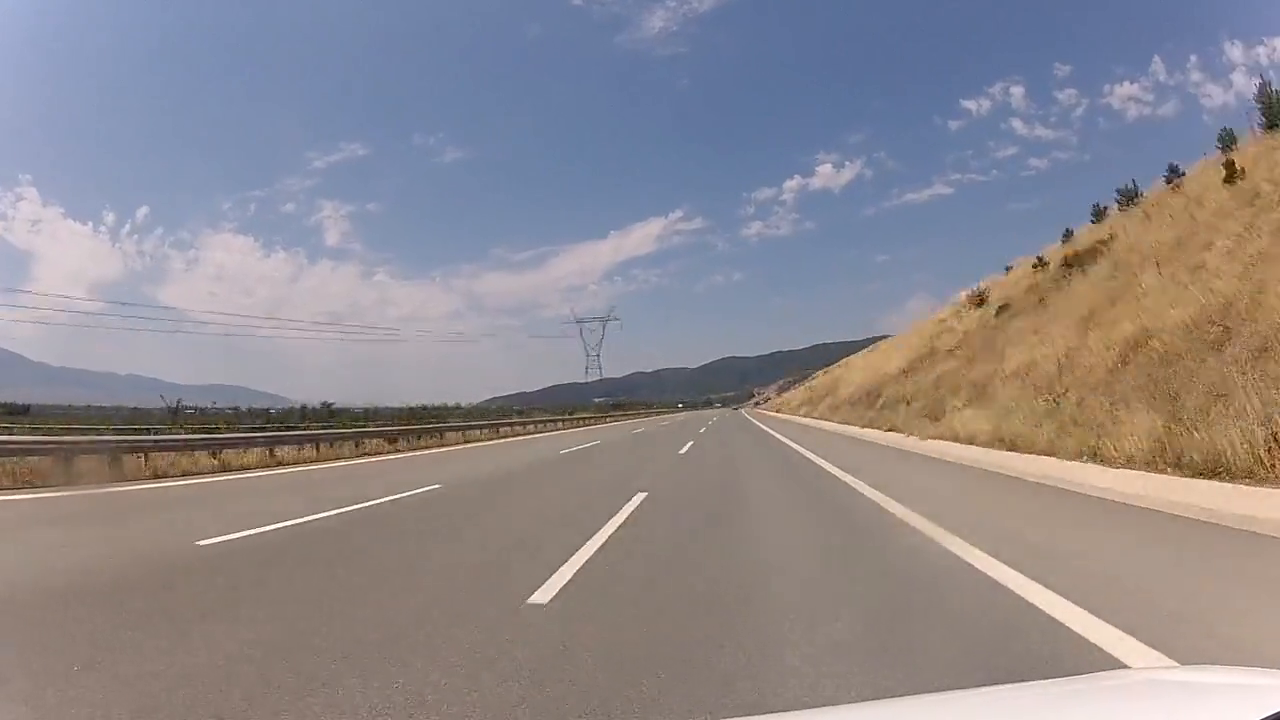
#> input picture frame 24 of road_cv.mp4, 1280 x 720 px
$ python 'road lines detection.py'
#> lines starting #> are read from the running program, lines starting #| are printed output that depends on the picture; after the words box and inside, x2 and y2 are one past the last pixel; in counts of white or black regions, pixels touching at a corner belong together
import cv2
import numpy as np

video = cv2.VideoCapture("road_cv.mp4")

# Set the frame rate of the video (assuming 30 FPS)
fps = video.get(cv2.CAP_PROP_FPS)
delay = int(1000 / fps * 4)  # Set delay for 0.25x speed (adjust if needed)

while True:
    ret, orig_frame = video.read()
#> orig_frame is the input picture: shape (720, 1280, 3); mean B, G, R 141.9, 137.3, 142.7
    if not ret:
        video = cv2.VideoCapture("road_cv.mp4")
        continue

    frame = cv2.GaussianBlur(orig_frame, (5, 5), 0)
    hsv = cv2.cvtColor(frame, cv2.COLOR_BGR2HSV)
#> hsv: shape (720, 1280, 3); mean H, S, V 62.9, 61.6, 161.3

    # Adjusted HSV range for white lanes
    low_white = np.array([0, 0, 200])
    up_white = np.array([180, 40, 255])
    mask = cv2.inRange(hsv, low_white, up_white)
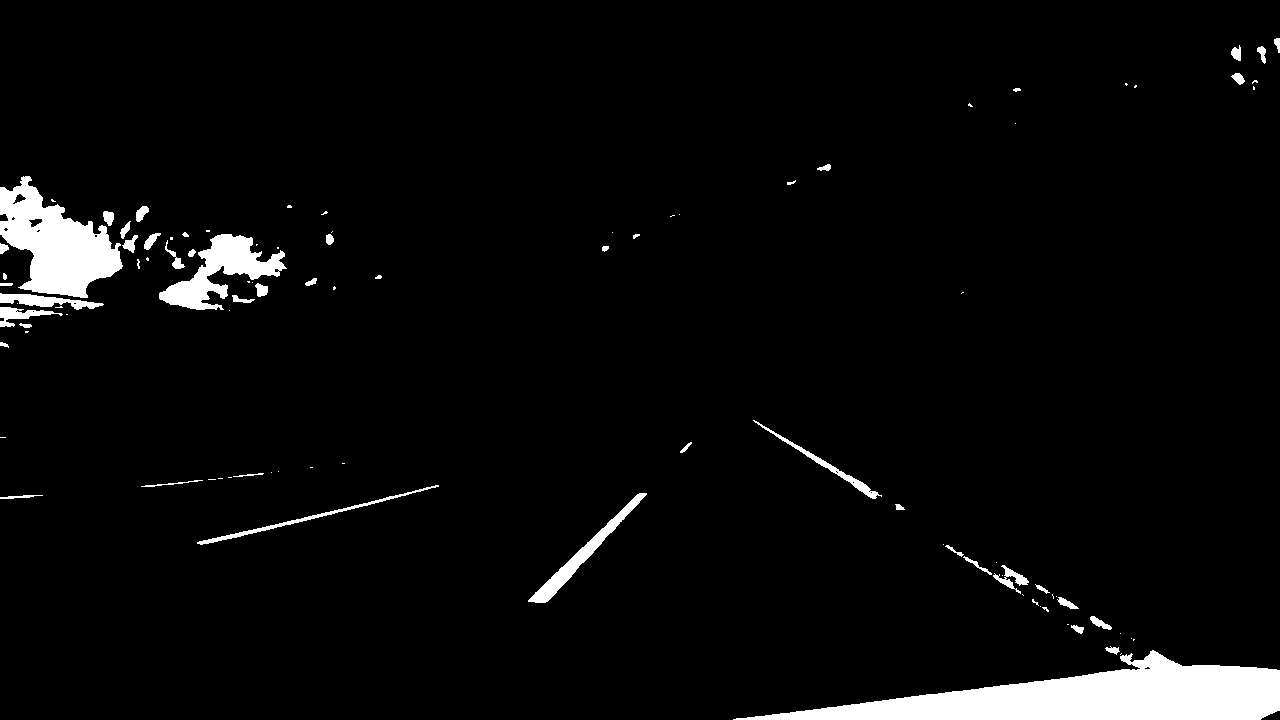
#> mask: shape (720, 1280); 4.2% white; 98 white regions (49 under 20 px), largest, box (x1, y1, x2, y2) and area: (733, 650, 1280, 720) 18617, (0, 176, 123, 298) 8013, (159, 234, 287, 310) 3858

    # Focus on the lower part of the frame where lane markings usually appear
    height, width = mask.shape
    roi_mask = np.zeros_like(mask)
    roi_mask[int(height * 0.6):, :] = mask[int(height * 0.6):, :]
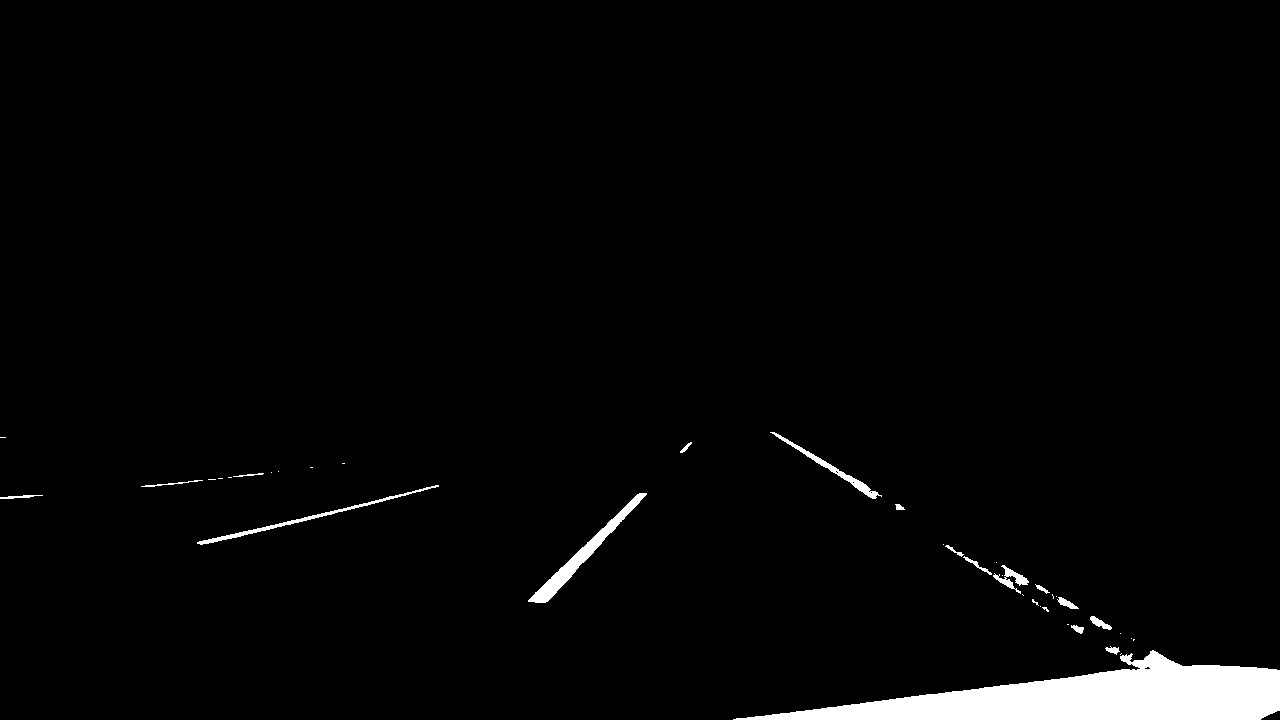
#> roi_mask: shape (720, 1280); 2.5% white; 39 white regions (22 under 20 px), largest, box (x1, y1, x2, y2) and area: (733, 650, 1280, 720) 18617, (528, 493, 647, 603) 1688, (197, 485, 439, 545) 820

    edges = cv2.Canny(roi_mask, 75, 150)
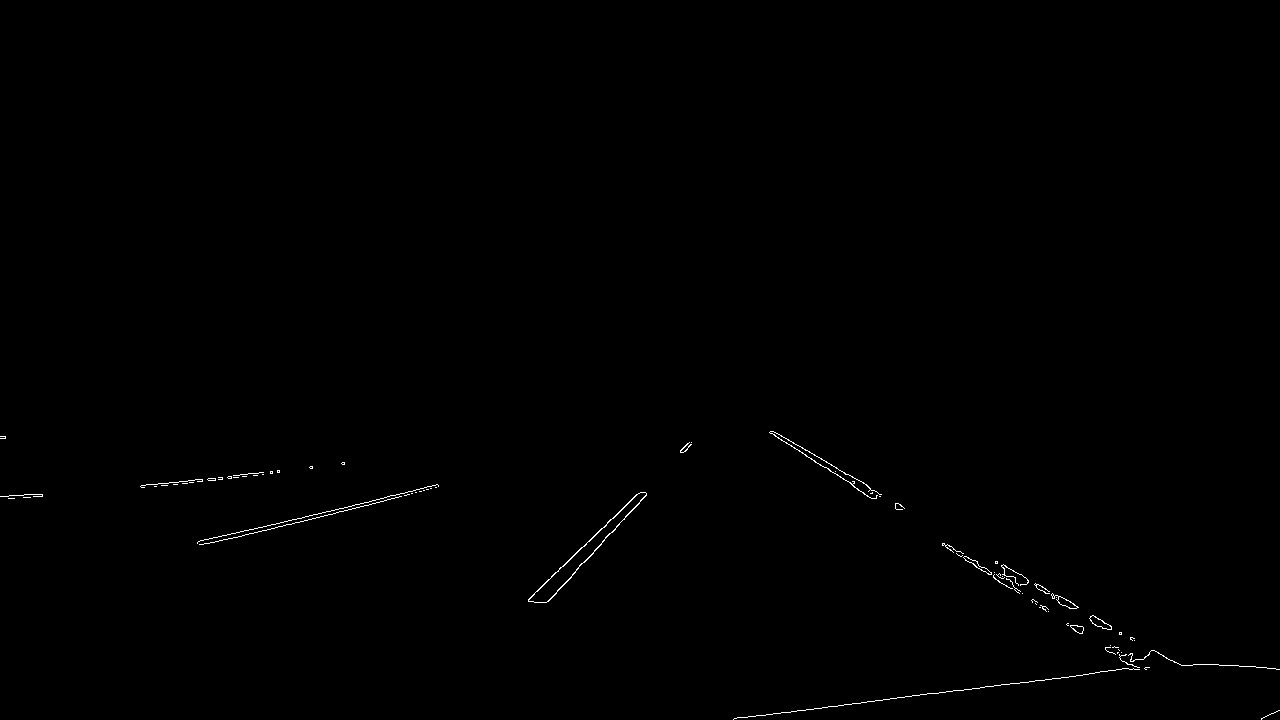
#> edges: shape (720, 1280); 0.3% white in thin lines or dots, all inside (x1, y1, x2, y2) = (0, 431, 1280, 720)

    lines = cv2.HoughLinesP(edges, 1, np.pi/180, 50, maxLineGap=50)
#> lines = 19 rows, first 6: [734, 718, 1178, 663], [227, 539, 436, 487], [771, 433, 872, 498], [528, 599, 691, 442], [772, 431, 902, 506], [198, 541, 438, 486]
    if lines is not None:
        for line in lines:
            x1, y1, x2, y2 = line[0]
            # Filter based on line length and position
            length = np.sqrt((x2 - x1) ** 2 + (y2 - y1) ** 2)
            if length > 50 and y1 > height * 0.6:  # Minimum length and position filter
                cv2.line(frame, (x1, y1), (x2, y2), (0, 255, 0), 5)
#> this loop made 19 passes
#> (x1, y1, x2, y2, length) on passes 1 to 8: (734, 718, 1178, 663, 447.4), (227, 539, 436, 487, 215.4), (771, 433, 872, 498, 120.1), (528, 599, 691, 442, 226.3), (772, 431, 902, 506, 150.1), (198, 541, 438, 486, 246.2), (141, 485, 344, 464, 204.1), (546, 602, 646, 495, 146.5)
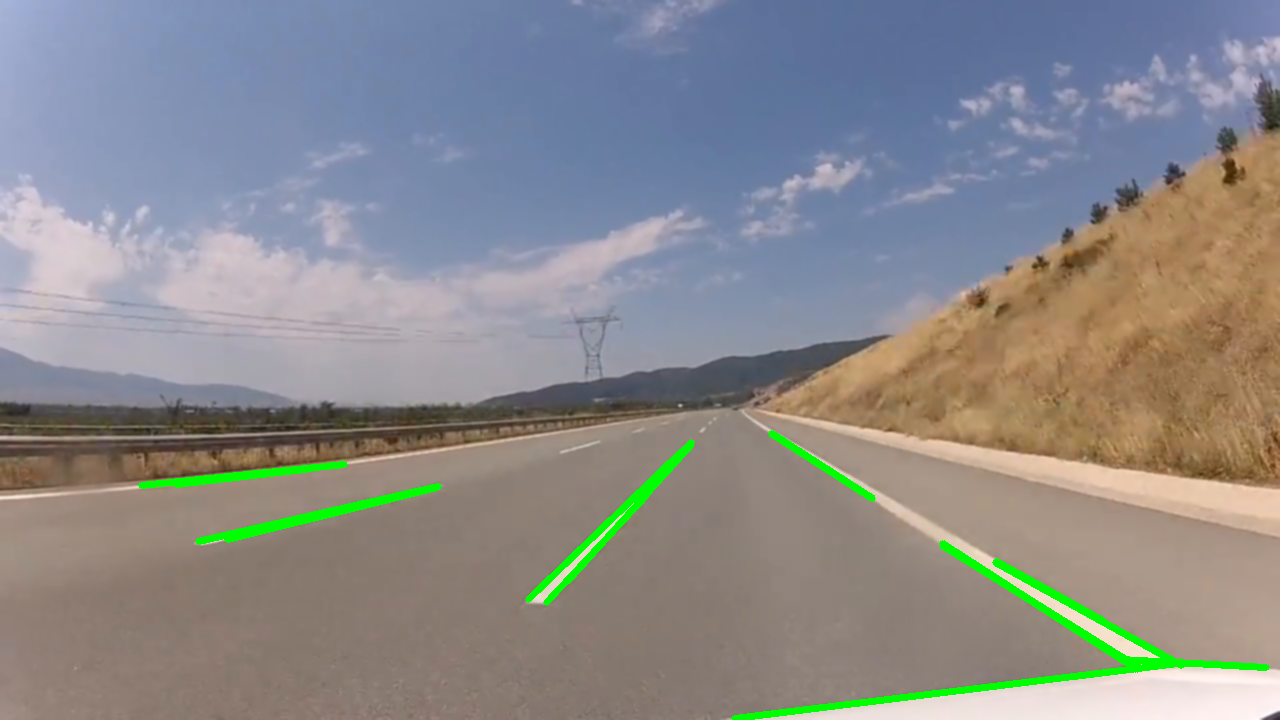
#> frame: shape (720, 1280, 3); mean B, G, R 139.2, 138.7, 139.5

    cv2.imshow("frame", frame)
    cv2.imshow("edges", edges)

    key = cv2.waitKey(delay)  # Adjusted delay for slower playback
#> (key Esc is pressed here)
    if key == 27:  # Escape key to exit
        break

video.release()
cv2.destroyAllWindows()

$ run again, starting later in the video
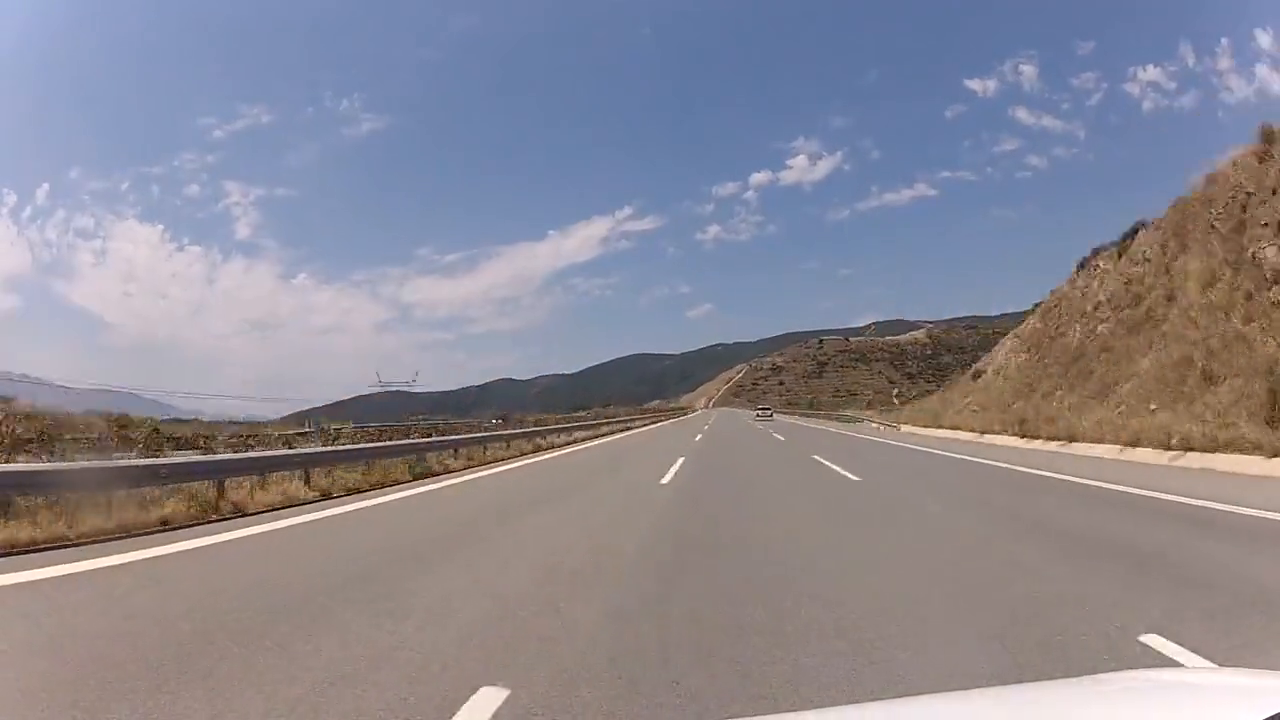
#> input picture frame 111 of road_cv.mp4, 1280 x 720 px
#> orig_frame is the input picture: shape (720, 1280, 3); mean B, G, R 146.6, 136.5, 139.6
#> hsv: shape (720, 1280, 3); mean H, S, V 63.9, 60.5, 161.5
#> `mask = cv2.inRange(hsv, low_white, up_white)`:
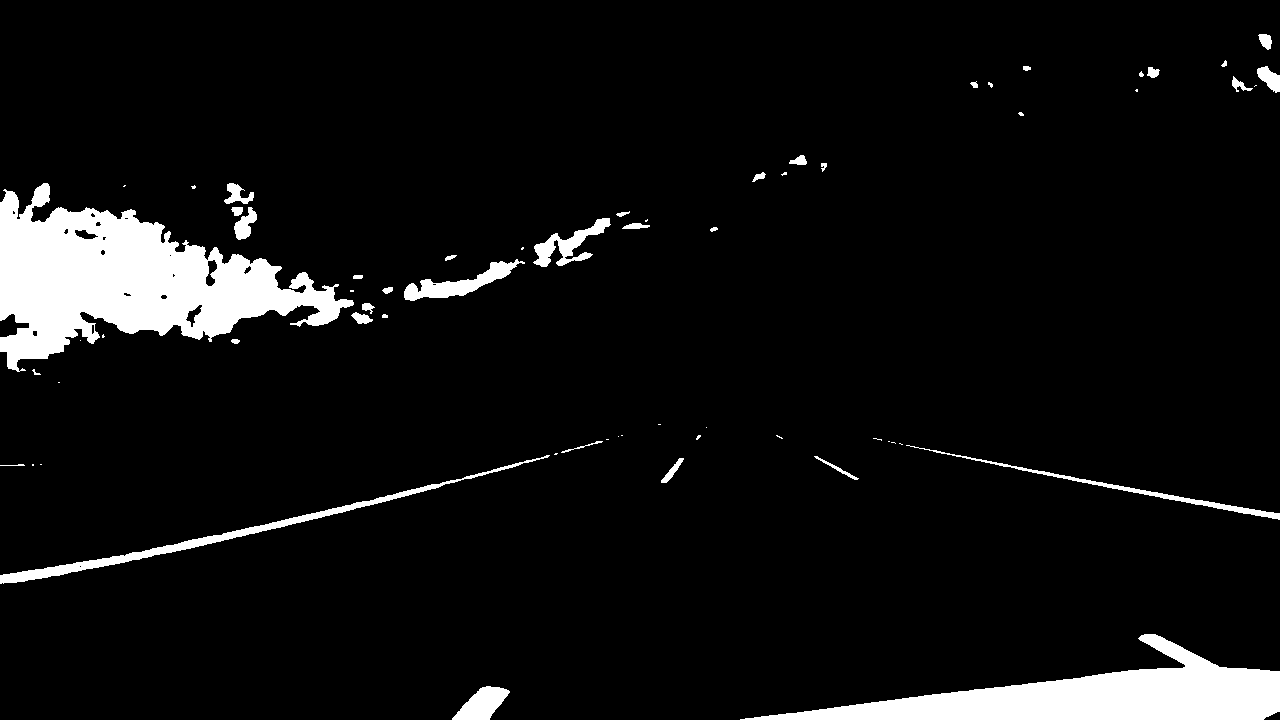
#> mask: shape (720, 1280); 6.7% white; 63 white regions (27 under 20 px), largest, box (x1, y1, x2, y2) and area: (0, 183, 354, 372) 30982, (740, 634, 1280, 720) 18428, (0, 455, 550, 584) 3545
#> roi_mask: shape (720, 1280); 2.7% white; 20 white regions (12 under 20 px), largest, box (x1, y1, x2, y2) and area: (740, 634, 1280, 720) 18428, (0, 455, 550, 584) 3545, (906, 445, 1280, 520) 1397
#> edges: shape (720, 1280); 0.32% white in thin lines or dots, all inside (x1, y1, x2, y2) = (0, 434, 1280, 720)
#> lines = 23 rows, first 6: [741, 718, 1183, 664], [872, 438, 1139, 489], [970, 459, 1278, 519], [221, 541, 439, 487], [2, 583, 10, 582], [79, 566, 533, 461]
#> the loop `for line in lines:` made 23 passes
#> (x1, y1, x2, y2, length) on passes 1 to 8: (741, 718, 1183, 664, 445.3), (872, 438, 1139, 489, 271.8), (970, 459, 1278, 519, 313.8), (221, 541, 439, 487, 224.6), (2, 583, 10, 582, 8.06), (79, 566, 533, 461, 466), (79, 565, 250, 526, 175.4), (48, 577, 240, 536, 196.3)
#> after the loop `for line in lines:`:
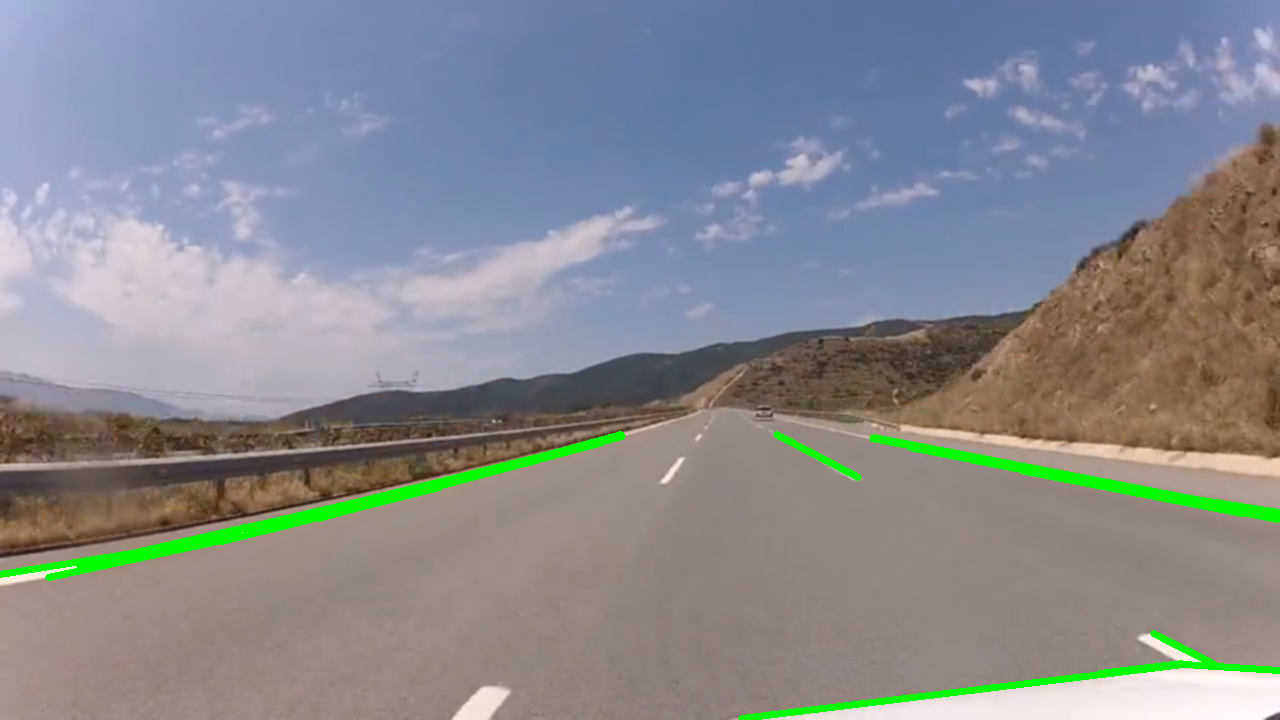
#> frame: shape (720, 1280, 3); mean B, G, R 143.5, 138, 135.9
